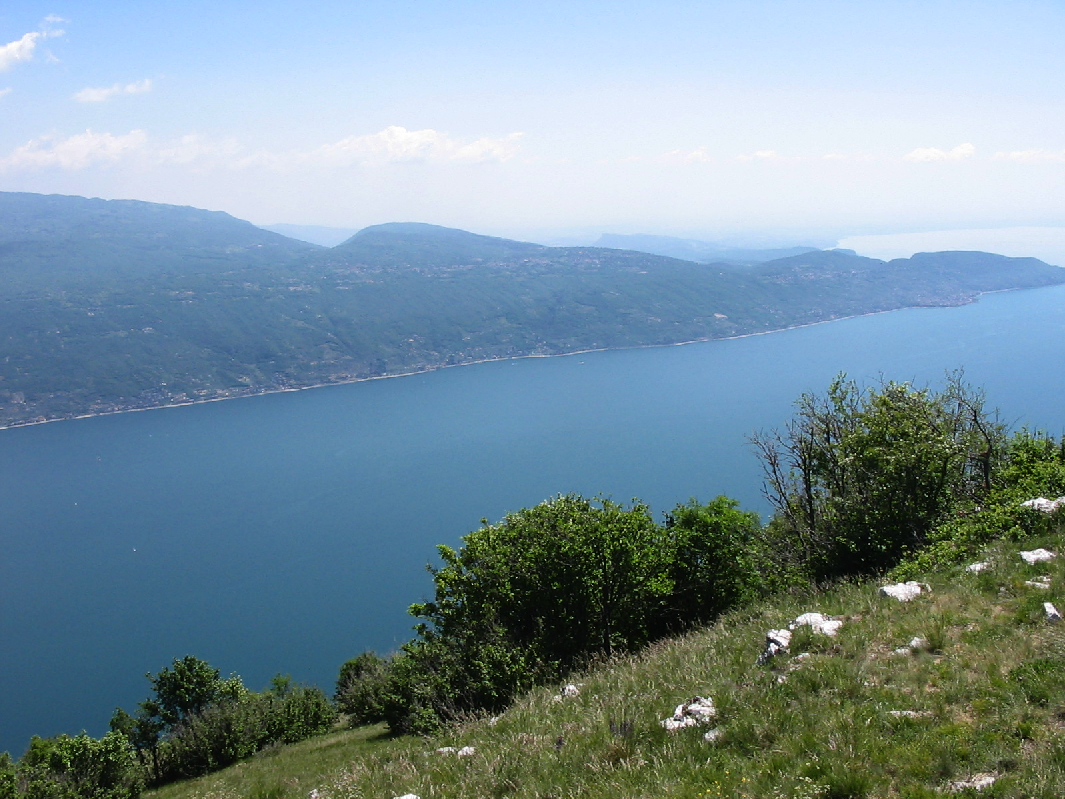
#> input picture data/data_image_stitching/im1.png, 1065 x 799 px
$ jupyter execute image_stitching.ipynb
#> lines starting #> are read from the running program, lines starting #| are printed output that depends on the picture
# IMAGE STITCHING

[cell 1]
import cv2
import numpy as np
import matplotlib.pyplot as plt

DATA_PATH = "./data/data_image_stitching/"

## 1. Determine correspondences between images

### 1.1. Detecting feature points and feature descriptor

[cell 2]
def get_feature_points_and_desciptors(img):
    gray = cv2.cvtColor(img, cv2.COLOR_BGR2GRAY)
    sift = cv2.SIFT_create()
    kp, des = sift.detectAndCompute(gray, None)
    return gray, kp, des

[cell 3]
# Test images
path_img_1 = DATA_PATH + 'im1.png'
path_img_2 = DATA_PATH + 'im2.png'

# Read the images
img_1 = cv2.imread(path_img_1)
#> img_1 is the input picture: shape (799, 1065, 3); mean B, G, R 155.7, 144.4, 120.4
img_2 = cv2.imread(path_img_2)
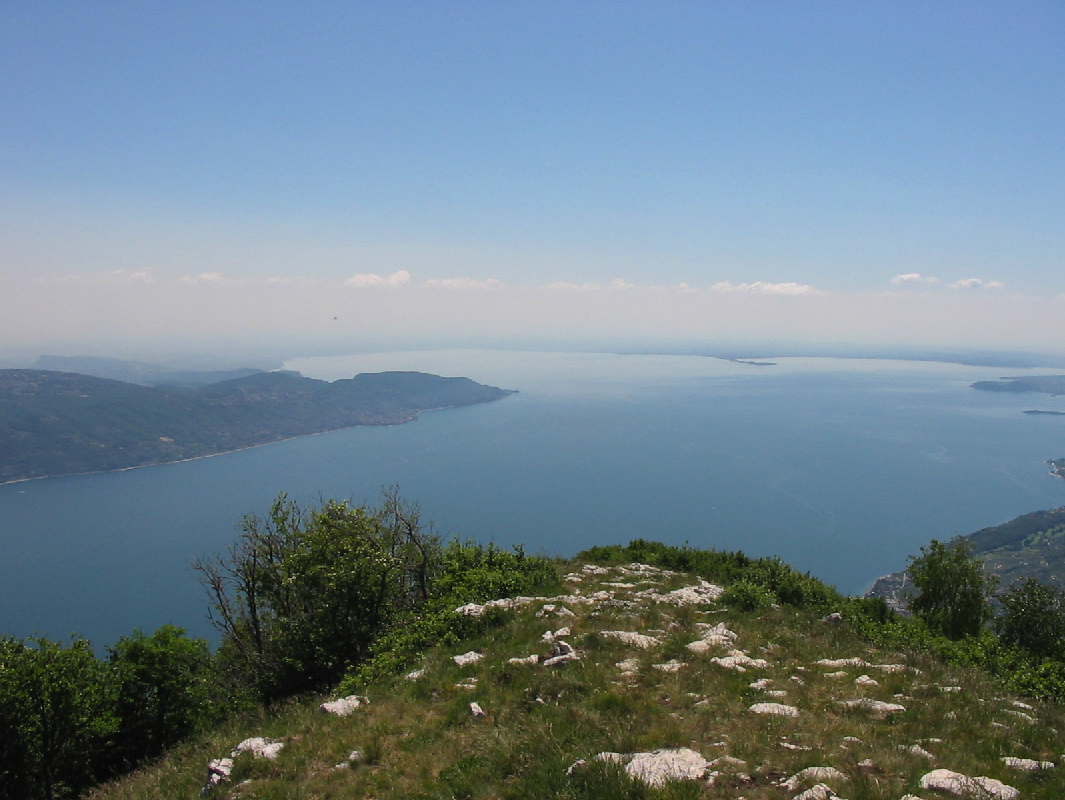
#> input picture data/data_image_stitching/im2.png, 1065 x 800 px
#> img_2 is the input picture: shape (800, 1065, 3); mean B, G, R 141.9, 130.3, 110.9

fig, axes = plt.subplots(1,2, figsize=(8,3))
fig.suptitle("Original test images", fontsize=20)
axes[0].imshow(cv2.cvtColor(img_1, cv2.COLOR_BGR2RGB))
axes[1].imshow(cv2.cvtColor(img_2, cv2.COLOR_BGR2RGB))

[cell 4]
# Get feature points and Descriptors on test images
gimg_1, kp_1, desc_1 = get_feature_points_and_desciptors(img_1)
#> in get_feature_points_and_desciptors, `gray = cv2.cvtColor(img, cv2.COLOR_BGR2GRAY)`:
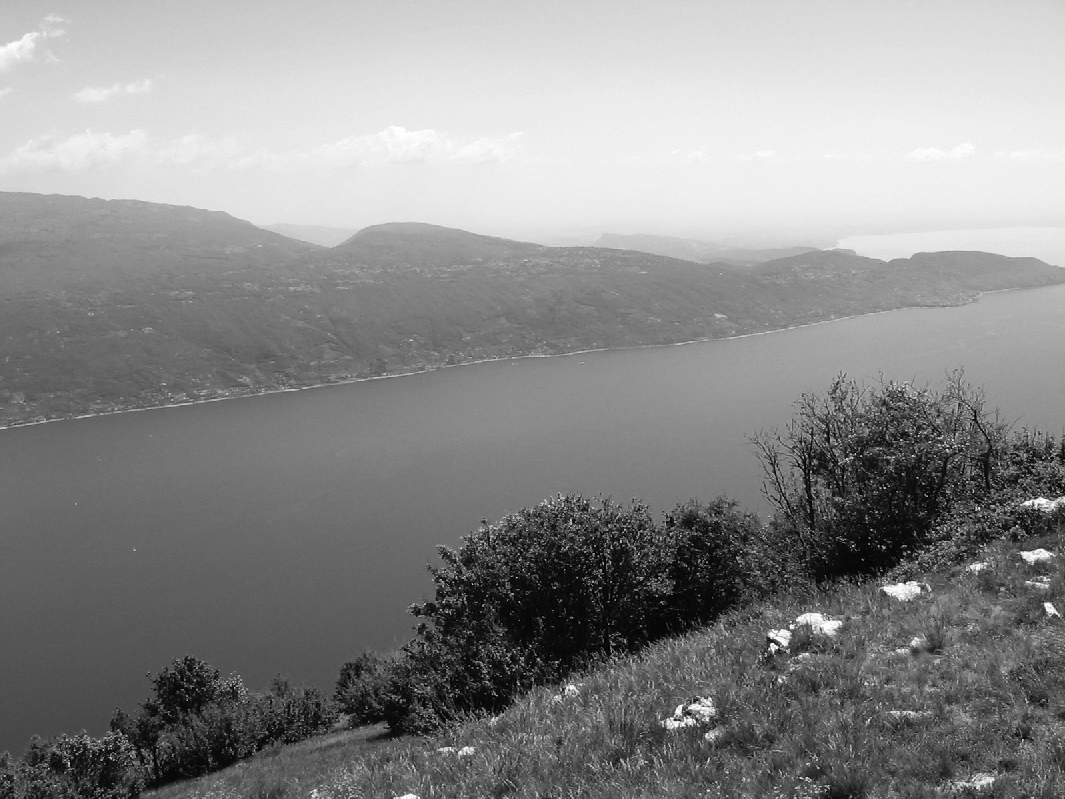
#> gray: shape (799, 1065); min 0, max 255, mean 138.5
#> in get_feature_points_and_desciptors, `kp, des = sift.detectAndCompute(gray, None)`: kp = 2649 keypoints; strongest (x, y, size): (773, 647, 4.9), (675, 720, 2), (772, 644, 2.4), (792, 627, 3.1)
#> kp_1 has the same summary as kp in get_feature_points_and_desciptors
gimg_2, kp_2, desc_2 = get_feature_points_and_desciptors(img_2)
#> in get_feature_points_and_desciptors (call 2), `gray = cv2.cvtColor(img, cv2.COLOR_BGR2GRAY)`:
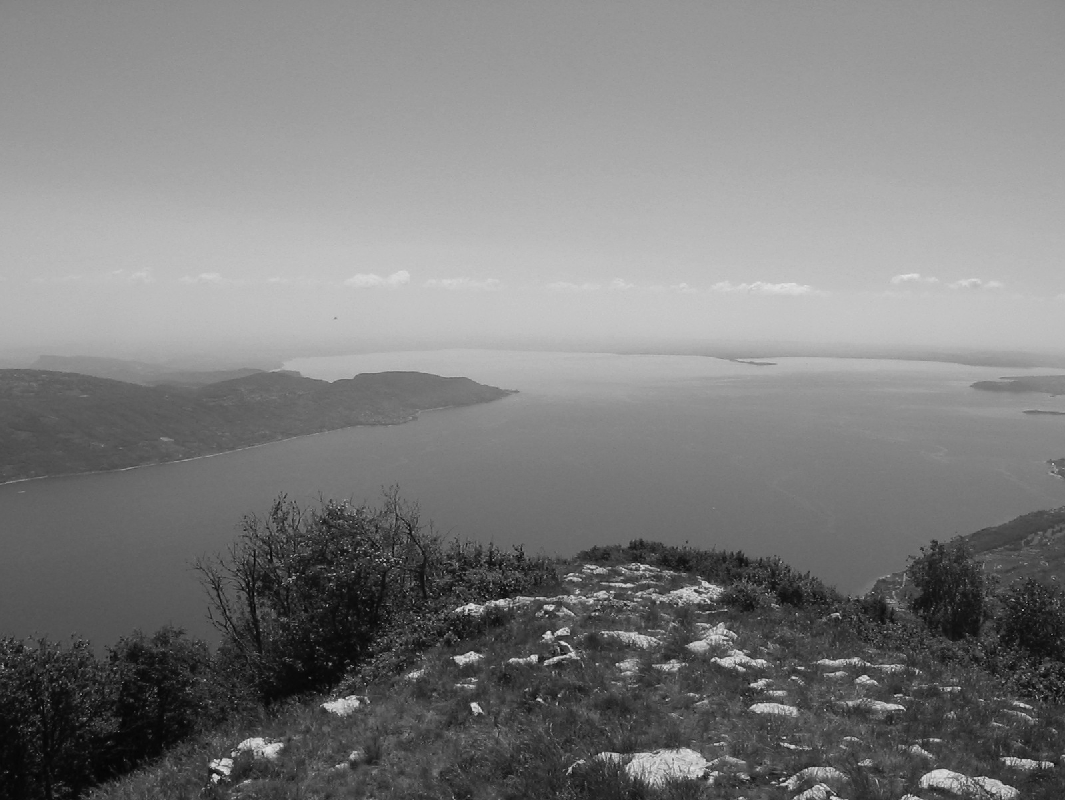
#> gray: shape (800, 1065); min 2, max 231, mean 125.8
#> in get_feature_points_and_desciptors (call 2), `kp, des = sift.detectAndCompute(gray, None)`: kp = 1599 keypoints; strongest (x, y, size): (215, 777, 4.7), (563, 643, 3), (534, 658, 5.1), (792, 747, 3)
#> kp_2 has the same summary as kp in get_feature_points_and_desciptors

fimg_1 = cv2.drawKeypoints(gimg_1,kp_1,img_1)
fimg_2 = cv2.drawKeypoints(gimg_2,kp_2,img_2)

fig, axes = plt.subplots(1,2, figsize=(57,18))
fig.suptitle("Detected feature points on test images", fontsize=40)
axes[0].imshow(cv2.cvtColor(fimg_1, cv2.COLOR_BGR2RGB))
axes[1].imshow(cv2.cvtColor(fimg_2, cv2.COLOR_BGR2RGB))
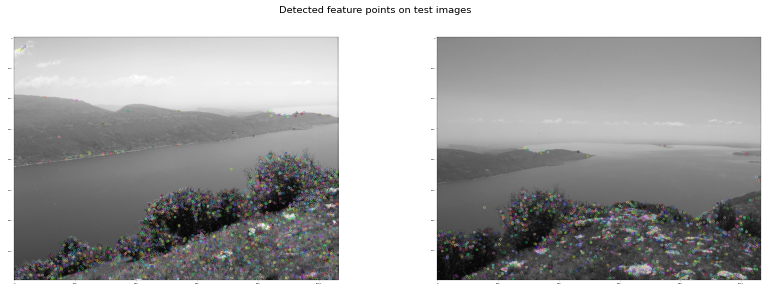
#> figure drawn by matplotlib, 2 panels

### 1.2. Feature Matching

[cell 5]
from scipy.spatial.distance import cdist

def match_feature_points(fd_1, fd_2, threshold):
    # Calculate euclidiean distance betweek feature descriptors
    distance_between_points = cdist(fd_1, fd_2, 'euclidean')

    # Sort the distances and keep the indices
    sorted_distance = np.sort(distance_between_points, axis=1)
    indices = np.argsort(distance_between_points, axis=1)

    # Calculate Nearest Neighbor Distance Ratio
    nearest_neighbor = sorted_distance[:, 0]
    sec_nearest_neighbor = sorted_distance[:, 1]
    nndr = np.divide(nearest_neighbor, sec_nearest_neighbor)

    # Get the features that NNDR is less the threshold
    good_points = np.where(nndr < threshold)

    # Keep valid feature indices
    good_points_distance = sorted_distance[good_points, 0]
    good_points_indices = indices[good_points,0]
    return np.column_stack((good_points[0], good_points_indices[0], good_points_distance[0]))

def convert_to_dmatch(elem):
    return cv2.DMatch(int(elem[0]), int(elem[1]), 0,elem[2])

def prepare_matches_for_drawing(matched_features):
    matched_features_in_dmatch = []
    for elem in matched_features:
        matched_features_in_dmatch.append(convert_to_dmatch(elem))
    return matched_features_in_dmatch

matched_features = match_feature_points(desc_1, desc_2, 0.65)
#> in match_feature_points, `distance_between_points = cdist(fd_1, fd_2, 'euclidean')`:
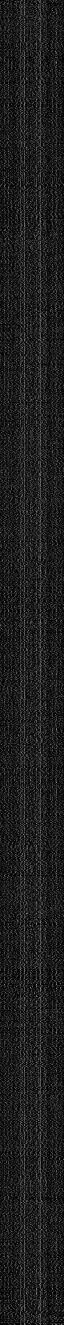
#> fd_1: shape (2649, 128) float32 (shown at 1/2 size); min 0, max 200, mean 30
#> in match_feature_points, `sorted_distance = np.sort(distance_between_points, axis=1)`:
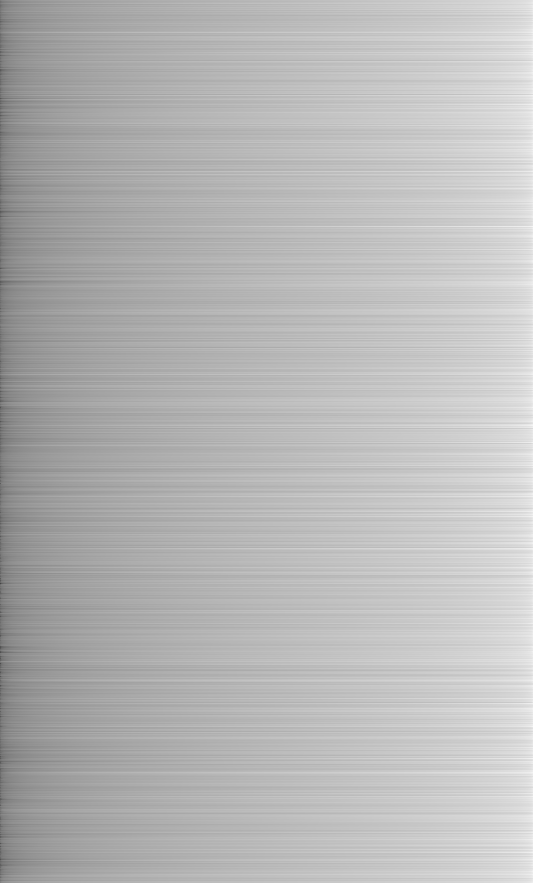
#> sorted_distance: shape (2649, 1599) float64 (shown at 1/3 size); min 38.79, max 695.3, mean 511.9; drawn with min black and max white
#> in match_feature_points, `indices = np.argsort(distance_between_points, axis=1)`:
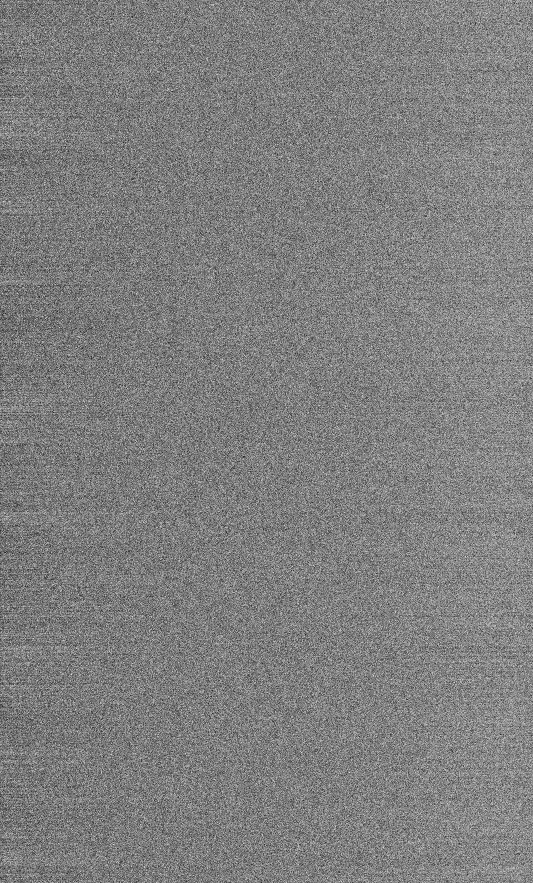
#> indices: shape (2649, 1599) int64 (shown at 1/3 size); min 0, max 1598, mean 799; drawn with min black and max white
#> in match_feature_points, `nearest_neighbor = sorted_distance[:, 0]`: nearest_neighbor = 2649 values, max 405.8 at index 2078, min 38.79 at index 2057, mean 308.5
#> in match_feature_points, `sec_nearest_neighbor = sorted_distance[:, 1]`: sec_nearest_neighbor = 2649 values, max 409.1 at index 1123, min 155.5 at index 1973, mean 330.8
#> in match_feature_points, `nndr = np.divide(nearest_neighbor, sec_nearest_neighbor)`: nndr = 2649 values, max 1 at index 2217, min 0.224 at index 2057, mean 0.929
#> matched_features = 125 rows, first 8: [442, 209, 162], [924, 4, 188.6], [926, 6, 174.1], [933, 10, 173.6], [1080, 41, 213.7], [1091, 45, 211.7], [1100, 51, 160.4], [1162, 77, 130.5]
matched_features_in_dmatch = prepare_matches_for_drawing(matched_features)
#> the loop in prepare_matches_for_drawing, `for elem in matched_features:` made 125 passes
#> elem on passes 1 to 12: [442, 209, 162], [924, 4, 188.6], [926, 6, 174.1], [933, 10, 173.6], [1080, 41, 213.7], [1091, 45, 211.7], [1100, 51, 160.4], [1162, 77, 130.5], [1188, 84, 211.3], [1192, 403, 112.8], [1222, 91, 80.04], [1223, 92, 65.82]
#> after the loop in prepare_matches_for_drawing, `for elem in matched_features:`: matched_features_in_dmatch = 125 matches
#> matched_features_in_dmatch = 125 matches
matched_features_img = cv2.drawMatches(img_1, kp_1, img_2, kp_2, matched_features_in_dmatch, img_2, flags=2)
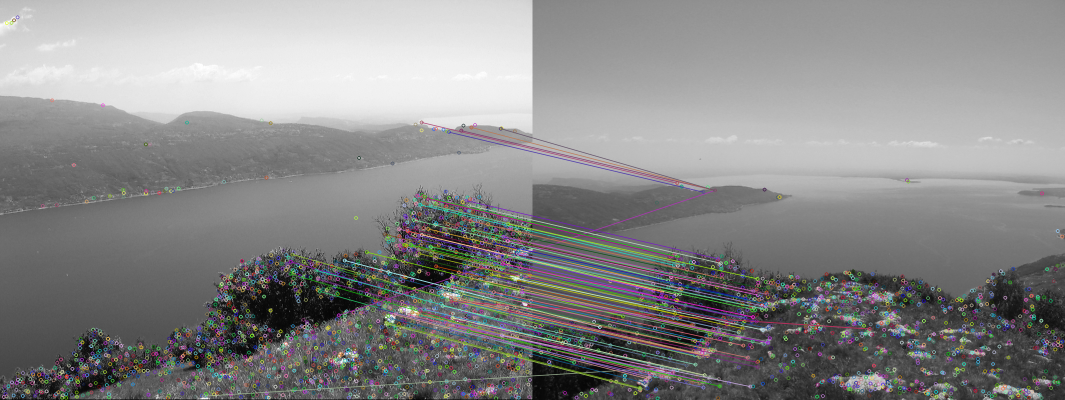
#> matched_features_img: shape (800, 2130, 3) (shown at 1/2 size); mean B, G, R 136, 136.1, 136.3
plt.imshow(cv2.cvtColor(matched_features_img, cv2.COLOR_BGR2RGB), aspect='auto')
